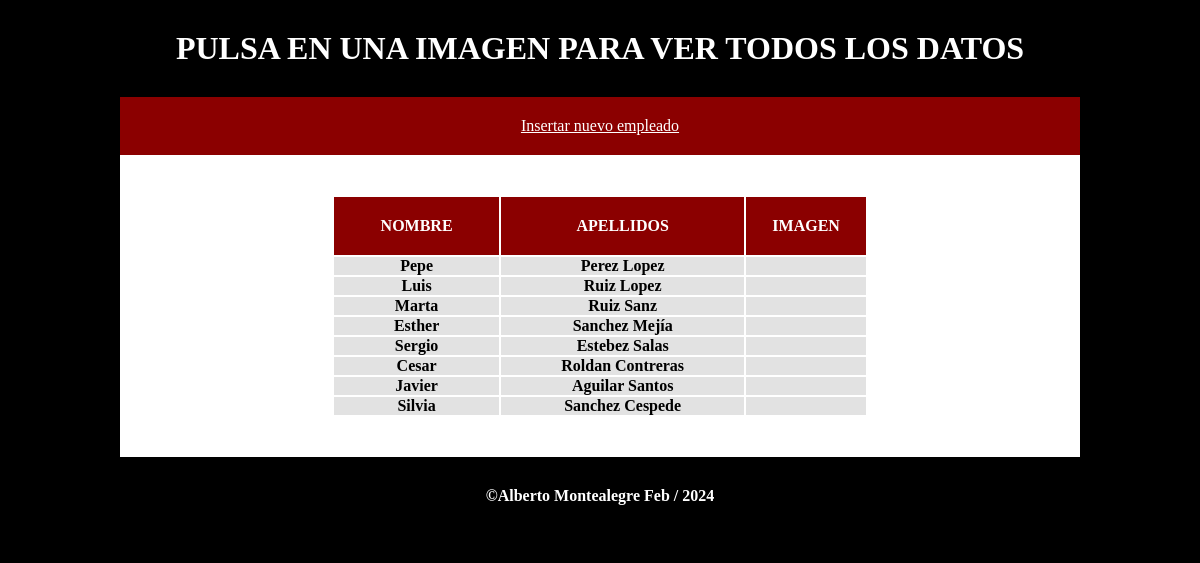
Page /inicio.php on the committed database.
### tables this page shows
CREATE TABLE `empleados` (
  `id` int(11) NOT NULL,
  `nombre` varchar(50) NOT NULL,
  `apellidos` varchar(50) NOT NULL,
  `direccion` varchar(50) NOT NULL,
  `telefono` varchar(15) NOT NULL,
  `departamento` varchar(50) NOT NULL,
  `email` varchar(50) NOT NULL,
  `edad` tinyint(4) NOT NULL,
  `foto` varchar(100) NOT NULL
);

### inicio.php (the view, shortened to what this page needs)
<!doctype html>
<html lang="en">
<head>
    <link rel="stylesheet" href="style.css">
</head>
<body>
    <h1>PULSA EN UNA IMAGEN PARA VER TODOS LOS DATOS</h1>
    <div class="content">
        <a href="insertar.php">Insertar nuevo empleado</a>
        <form action="datos.php" method="get">
            <table>
                <tr>
                    <th>NOMBRE</th>
                    <th>APELLIDOS</th>
                    <th>IMAGEN</th>
                </tr>
                <?php
                $cn=mysqli_connect("localhost","root","");
                mysqli_select_db($cn, "bd_pruebas") or die("No se encuentra la BBDD");
                mysqli_set_charset($cn,"utf8");
                $consulta="select * from empleados";
                $resultado=mysqli_query($cn,$consulta);
                while ($fila = $resultado->fetch_assoc()) {
                    echo '<tr>';
                    echo '<td>';
                    echo $fila['nombre'];
                    echo '</td>';
                    echo '<td>';
                    echo $fila['apellidos'];
                    echo '</td>';
                    echo '<td>';
                    echo '</td>';
                    echo '</tr>';
                }
                ?>
            </table>
        </form>
    </div>
    <h4> &copy;Alberto Montealegre <?= date('M').' / '.date('Y') ?></h4>
</body>
</html>

### style.css (style rules this page uses)
* { padding: 0px; margin: 0px; box-sizing: border-box; }
body { width: 100%; background-color: black; }
.content { width: 80%; margin: 0 auto; background-color: white; display: flex; flex-direction: column; text-align: center; justify-content: center; }
h1,h4 { width: 100%; padding: 30px; background-color: black; color: white; text-align: center; }
form { margin: 20px 0px; }
table { margin: 20px auto; }
tr, tr a { padding: 0px 0px; background-color: #e2e2e2; transition: all 500ms; }
th { background-color: darkred; color: white; padding: 20px; }
td { padding: 0px 60px; font-weight: bold; font-size: 16px; }
a, input[type="submit"], input[type="file"] { background-color: darkred; color: white; padding: 20px; transition: all 500ms; }

### rows in the picture
empleados: nombre "Pepe", apellidos "Perez Lopez"
empleados: nombre "Luis", apellidos "Ruiz Lopez"
empleados: nombre "Marta", apellidos "Ruiz Sanz"
empleados: nombre "Esther", apellidos "Sanchez Mejía"
empleados: nombre "Sergio", apellidos "Estebez Salas"
empleados: nombre "Cesar", apellidos "Roldan Contreras"
empleados: nombre "Javier", apellidos "Aguilar Santos"
empleados: nombre "Silvia", apellidos "Sanchez Cespede"
